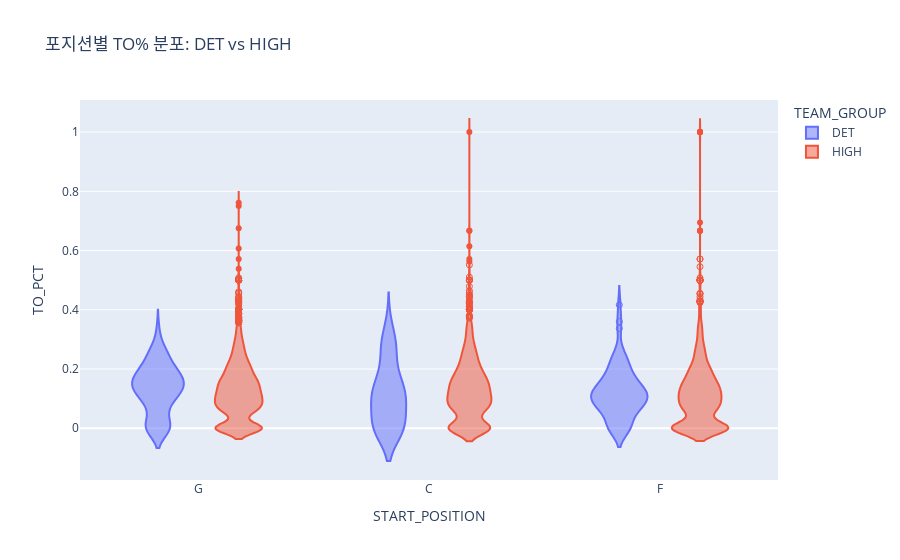

The cell this chart's notebook holds for it:
### Code cell
fig = px.violin(mix, x="START_POSITION", y="TO_PCT",
             color="TEAM_GROUP", points="suspectedoutliers",
             title="포지션별 TO% 분포: DET vs HIGH")
fig.show()

### Figure 1 — Plotly figure (JSON) as saved in the notebook; plotly's stock layout.template omitted (floating-point values rounded to 4 significant figures; data arrays with more than 128 entries replaced by an {"elided": "..."} marker saying what was removed)
{"data": [{"alignmentgroup": "True", "box": {"visible": false}, "hovertemplate": "TEAM_GROUP=DET<br>START_POSITION=%{x}<br>TO_PCT=%{y}<extra></extra>", "legendgroup": "DET", "marker": {"color": "#636efa"}, "name": "DET", "offsetgroup": "DET", "orientation": "v", "points": "suspectedoutliers", "scalegroup": "True", "showlegend": true, "type": "violin", "x": {"elided": "170 str values"}, "x0": " ", "xaxis": "x", "y": {"elided": "170 float values"}, "y0": " ", "yaxis": "y"}, {"alignmentgroup": "True", "box": {"visible": false}, "hovertemplate": "TEAM_GROUP=HIGH<br>START_POSITION=%{x}<br>TO_PCT=%{y}<extra></extra>", "legendgroup": "HIGH", "marker": {"color": "#EF553B"}, "name": "HIGH", "offsetgroup": "HIGH", "orientation": "v", "points": "suspectedoutliers", "scalegroup": "True", "showlegend": true, "type": "violin", "x": {"elided": "9150 str values"}, "x0": " ", "xaxis": "x", "y": {"elided": "9150 float values"}, "y0": " ", "yaxis": "y"}], "layout": {"legend": {"title": {"text": "TEAM_GROUP"}, "tracegroupgap": 0}, "title": {"text": "포지션별 TO% 분포: DET vs HIGH"}, "violinmode": "group", "xaxis": {"anchor": "y", "domain": [0, 1], "title": {"text": "START_POSITION"}}, "yaxis": {"anchor": "x", "domain": [0, 1], "title": {"text": "TO_PCT"}}}}
